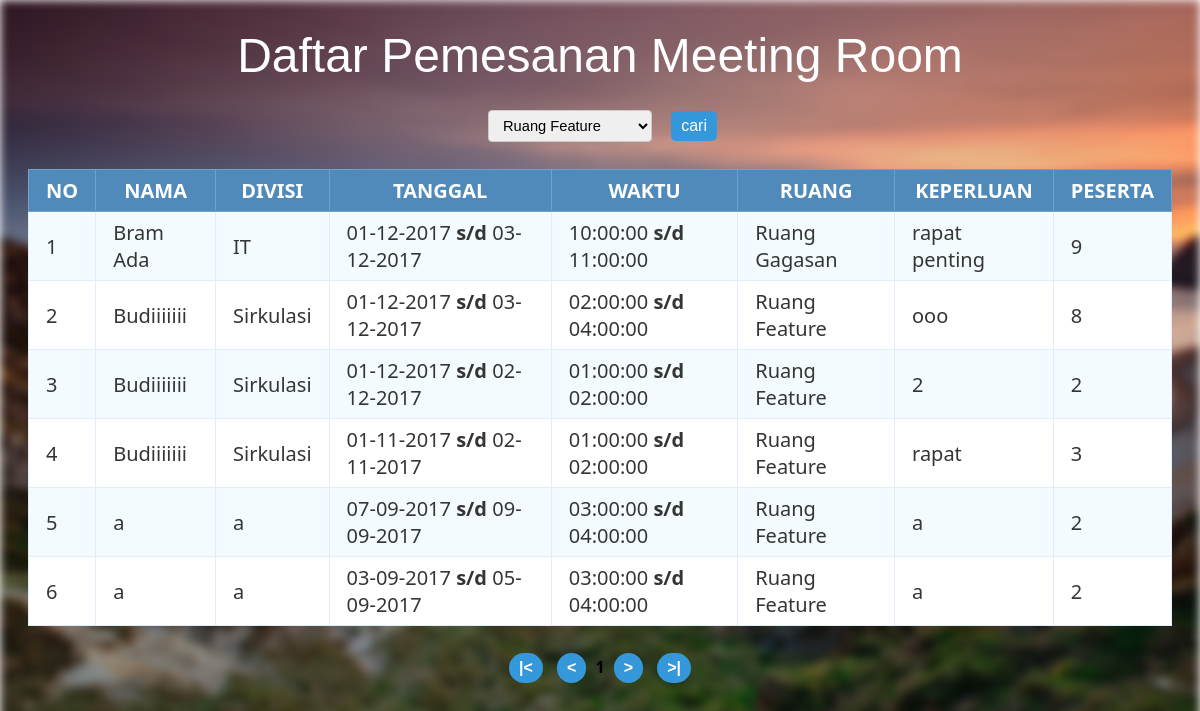
The page / on the database its author committed.
### tables this page shows
CREATE TABLE `pesan_ruang` (
  `id_pesan` int(11) NOT NULL,
  `nama` varchar(30) NOT NULL,
  `divisi` varchar(30) NOT NULL,
  `email` varchar(50) NOT NULL,
  `tanggal_mulai` date NOT NULL,
  `tanggal_selesai` date NOT NULL,
  `jam_mulai` time NOT NULL,
  `jam_selesai` time NOT NULL,
  `ruang` varchar(35) NOT NULL,
  `keperluan` varchar(100) NOT NULL,
  `jumlah_peserta` int(4) NOT NULL,
  `status` varchar(20) NOT NULL,
  `catatan` varchar(200) NOT NULL
);

### Public/index.php (the view, shortened to what this page needs)
<html>
<head>
<link rel="stylesheet" href="all.css" type="text/css" />
</head>
<body>
<div id="wrapper">
<center><font size="10" face="arial" color="white">Daftar Pemesanan Meeting Room</font>
<br>
<br>
<?php
$batas = 10;
$pg = isset( $_GET['pg'] ) ? $_GET['pg'] : "";
if ( empty( $pg ) ) {
$posisi = 0;
$pg = 1;
} else {
$posisi = ( $pg - 1 ) * $batas;
}
function ubahTanggal($tgl1){
	$pisah = explode('-',$tgl1);
	$array = array($pisah[2],$pisah[1],$pisah[0]);
	$satukan = implode('-',$array);
	return $satukan;
}
function ubahTanggal2($tgl2){
	$pisah = explode('-',$tgl2);
	$array = array($pisah[2],$pisah[1],$pisah[0]);
	$satukan = implode('-',$array);
	return $satukan;
}
?>
<form action="index.php" method="post">
<center>
<select name="ruang" required="">
<?php
	$result = mysql_query("select * from ruang");
	while ($row1 = mysql_fetch_array($result)) {
          echo '<option value="' . $row1['nama_ruang'] . '">' . $row1['nama_ruang'] . '</option>';
    }
?>
</select>  <input type="submit" name="cari" value="cari" class="tombol2">
<br><br>
<table border="1" class="demo-table">
<thead>
<tr>
	<th>No</th><th>Nama</th><th>Divisi</th><th>Tanggal</th><th>Waktu</th><th>Ruang</th><th>Keperluan</th><th>Peserta</th>
</tr>
</thead>
<?php
if ((isset($_POST['cari']))){
$ruang=$_POST['ruang'];
$query=mysql_query("SELECT * FROM pesan_ruang WHERE status='Disetujui' AND ruang='$ruang' ORDER BY tanggal_mulai DESC, jam_mulai DESC limit $posisi, $batas; ");
$q=mysql_query("SELECT * FROM pesan_ruang WHERE status='Disetujui' AND ruang='$ruang'");
}else{
$query=mysql_query("SELECT * FROM pesan_ruang WHERE status='Disetujui' ORDER BY tanggal_mulai DESC, jam_mulai DESC limit $posisi, $batas; ");
$q=mysql_query("SELECT * FROM pesan_ruang WHERE status='Disetujui'");
}
$no=1+$posisi;
while($row=mysql_fetch_array($query)){
	$tgl1=$row['tanggal_mulai'];
	$tgl2=$row['tanggal_selesai'];
	$tanggal1 = ubahTanggal($tgl1);
	$tanggal2 = ubahTanggal2($tgl2);
?>
<tr>
	<td><?php echo $no; $row['id_pesan'];?></td>
	<td><?php echo $row['nama'];?></td>
	<td><?php echo $row['divisi'];?></td>
	<td><?php echo $tanggal1;?> <b>s/d</b> <?php echo $tanggal2;?></td>
	<td><?php echo $row['jam_mulai'];?> <b>s/d</b> <?php echo $row['jam_selesai'];?></td>
	<td><?php echo $row['ruang'];?></td>
	<td><?php echo $row['keperluan'];?></td>
	<td><?php echo $row['jumlah_peserta'];?></td>
</tr>
<?php
$no++;
}
$jml_data = mysql_num_rows($q);
$JmlHalaman = ceil($jml_data/$batas);
if ( $pg > 1 ) {
$link = $pg-1;
$prev = "<a href='?pg=$link' class=tombol0 ><</a> ";
} else {
$prev = "<a href='#' class=tombol0 ><</a> ";
}
if ( $pg < $JmlHalaman ) {
$link = $pg + 1;
$next = " <a href='?pg=$link' class=tombol0 >></a>";
} else {
$next = "<a href='#' class=tombol0 >></a> ";
}
$awal = "<a href='?pg=1' class=tombol0 >|<</a> ";
$akhir = " <a href='?pg=$JmlHalaman' class=tombol0 >>|</a>";
$nmr = '';
for ( $i = 1; $i<= $JmlHalaman; $i++ ){
if ( $i == $pg ) {
$nmr .= $i . " ";
} else {
$nmr .= " <a href='?pg=$i' class=tombol0 >$i</a> ";
}
}
?>
</table>
<br>
<b><?php echo $awal . $prev . $nmr . $next . $akhir;?></b>
<br><br>
</div>
</body>
</html>

### Public/all.css (style rules this page uses)
body { font-family: "Lucida Sans Unicode", "Lucida Grande", "Segoe Ui"; }
.demo-table { border-collapse: collapse; font-size: 20px; }
.demo-table th, .demo-table td { border: 1px solid #e1edff; padding: 7px 17px; }
.demo-table thead th { background-color: #508abb; color: #FFFFFF; border-color: #6ea1cc !important; text-transform: uppercase; }
.demo-table tbody td { color: #353535; }
.demo-table tbody td:first-child, .demo-table tbody td:last-child, .demo-table tbody td:nth-child(4) { text-align: left; }
.demo-table tbody tr:nth-child(odd) td { background-color: #f4fbff; }
.demo-table tbody tr:nth-child(even) td { background-color: #ffffff; }
input[type=text], select, textarea { font-family:arial; font-size:11pt; padding: 6px 10px; margin: 5px 10; display: inline-block; border: 1px solid #ccc; border-radius: 4px; box-sizing: border-box; }
.tombol0 { background:#3498db; margin: 5px; color:white; border-top:0px; border-left:0px; border-right:0px; border-bottom:0px; padding:10px 10px; text-decoration:none; font-family:arial; font-size:12pt; display:inline-block; line-height:10px; text-align:center; border-top-left-radius:25px; border-top-right-radius:25px; border-bottom-right-radius:25px; border-bottom-left-radius:25px; }
.tombol2 { background:#3498db; margin: 5px; color:white; border-top:0px; border-left:0px; border-right:0px; border-bottom:0px; padding:10px 10px; text-decoration:none; font-family:arial; font-size:12pt; display:inline-block; line-height:10px; text-align:center; border-top-left-radius:5px; border-top-right-radius:5px; border-bottom-right-radius:5px; border-bottom-left-radius:5px; }
#wrapper { margin: auto; width:auto; position: relative; z-index: 2; padding: 20px; }

### rows shown on the page
pesan_ruang: nama "Bram Ada", divisi "IT", tanggal_mulai "01-12-2017", tanggal_selesai "03-12-2017", jam_mulai "10:00:00", jam_selesai "11:00:00", ruang "Ruang Gagasan", keperluan "rapat penting", jumlah_peserta "9"
pesan_ruang: nama "Budiiiiiii", divisi "Sirkulasi", tanggal_mulai "01-12-2017", tanggal_selesai "03-12-2017", jam_mulai "02:00:00", jam_selesai "04:00:00", ruang "Ruang Feature", keperluan "ooo", jumlah_peserta "8"
pesan_ruang: nama "Budiiiiiii", divisi "Sirkulasi", tanggal_mulai "01-12-2017", tanggal_selesai "02-12-2017", jam_mulai "01:00:00", jam_selesai "02:00:00", ruang "Ruang Feature", keperluan "2", jumlah_peserta "2"
pesan_ruang: nama "Budiiiiiii", divisi "Sirkulasi", tanggal_mulai "01-11-2017", tanggal_selesai "02-11-2017", jam_mulai "01:00:00", jam_selesai "02:00:00", ruang "Ruang Feature", keperluan "rapat", jumlah_peserta "3"
pesan_ruang: nama "a", divisi "a", tanggal_mulai "07-09-2017", tanggal_selesai "09-09-2017", jam_mulai "03:00:00", jam_selesai "04:00:00", ruang "Ruang Feature", keperluan "a", jumlah_peserta "2"
pesan_ruang: nama "a", divisi "a", tanggal_mulai "03-09-2017", tanggal_selesai "05-09-2017", jam_mulai "03:00:00", jam_selesai "04:00:00", ruang "Ruang Feature", keperluan "a", jumlah_peserta "2"

### other values the page prints
form field ruang "Ruang Feature"
